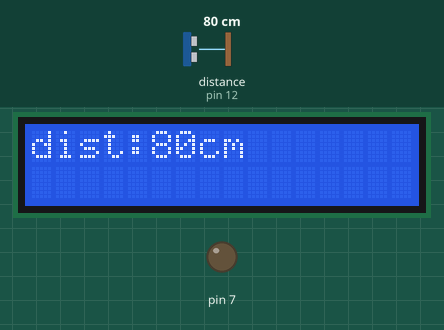
Simulated run of this sketch. Board: Arduino Uno, built with avr-gcc and run on an emulated ATmega328P. On the bench: 16×2 character LCD, output pins drawn as LEDs (lit = HIGH). Wiring (inferred from the names in the program): ultrasonic range finder: trigger pin 13; echo pin 12. The inputs (shaded band) are chosen by the test bench; at power-on: distance to the obstacle (sensor on pin 12) 80 cm. The echo pulse lasts 58.3 µs per cm; pins used as bus, display or sensor lines are not drawn; what the sketch prints to the serial monitor is not drawn.

Above: at 1.2 s.
1.3 s: distance to the obstacle (sensor on pin 12) set to 13 cm
At 2.8 s:
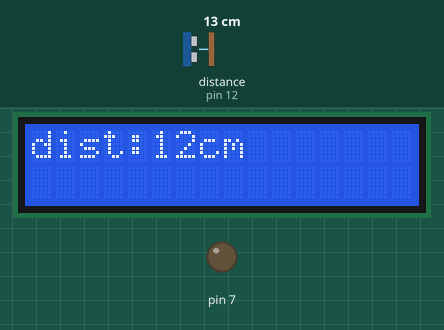
4.5 s: distance to the obstacle (sensor on pin 12) set to 10 cm
At 6.5 s:
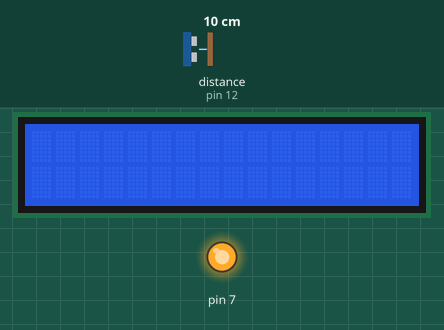
9.6 s: distance to the obstacle (sensor on pin 12) set to 2 cm
At 11.4 s:
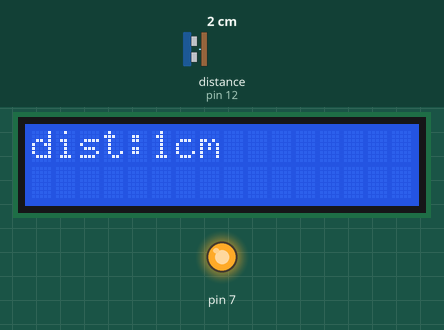
Timing chart, 0 to 12.9 s (numbered marks = the images above; inputs shaded):
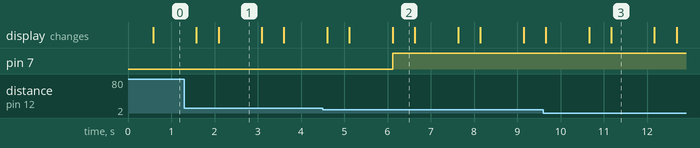

The sketch:

20190916_SRF05.ino
```cpp
#include <LiquidCrystal_I2C.h> //LiquidCrystal 라이브러리 추가
LiquidCrystal_I2C lcd(0x3F, 16, 2); //lcd 객체 선언

void setup()
{
  lcd.init();
  lcd.backlight();
  Serial.begin(9600);
  pinMode(12, INPUT); // echopin
  pinMode(13, OUTPUT); //triggerpin
  pinMode(7, OUTPUT); //진동센서
}

int distance;

void loop()
{
  digitalWrite(13, HIGH);
  delayMicroseconds(10);
  digitalWrite(13, LOW);

  distance = pulseIn(12, HIGH) / 58;
  Serial.print("거리: ");
  Serial.print(distance);
  Serial.println("cm");
  delay(500);

  lcd.setCursor(0, 0);
  lcd.print("dist:");
  lcd.print(distance);
  lcd.print("cm");
  delay(1000);
  lcd.clear();

  if (distance > 0 && distance <= 10)
  {
    digitalWrite(7, HIGH);
  }
  else
  {
    digitalWrite(7, LOW);
  }
}
```

Measured:
- the behaviour switches between 12 and 11 cm on distance to the obstacle (sensor on pin 12) (found by bisection; images 1 and 2)
- after the input at 1.3 s, the display: first differs from a run without the input after 0.79 s (image 1)
- after the input at 4.5 s, pin 7: LOW → HIGH after 1.6 s; the display: first differs from a run without the input after 0.62 s (image 2 shows a later state)
- after the input at 9.6 s, the display: first differs from a run without the input after 1.6 s (image 3)
- what the display in image 1 shows lasts 1.0 s, from 2.1 s to 3.1 s
- what the display in image 2 shows lasts 0.5 s, from 6.1 s to 6.6 s
